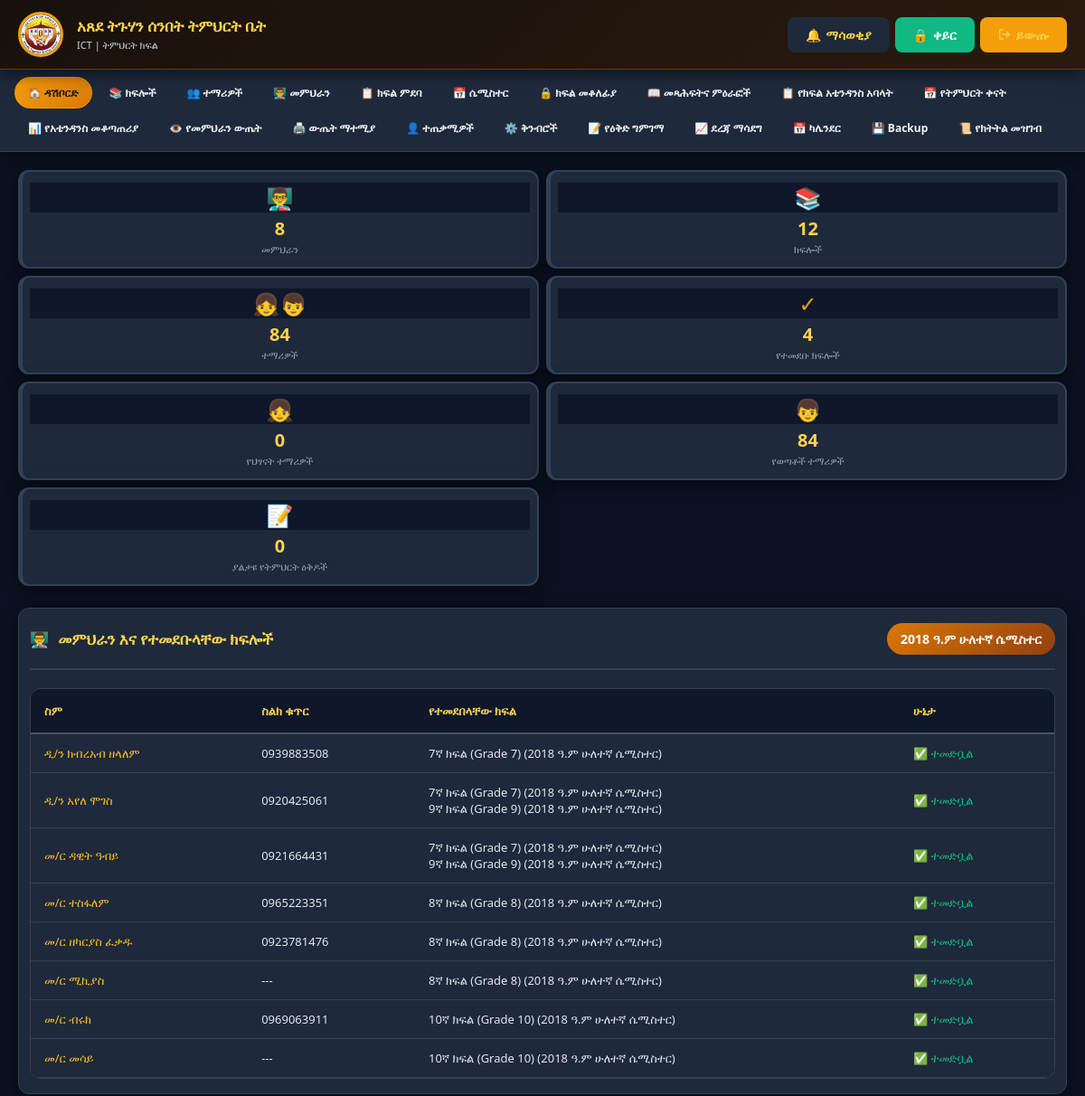
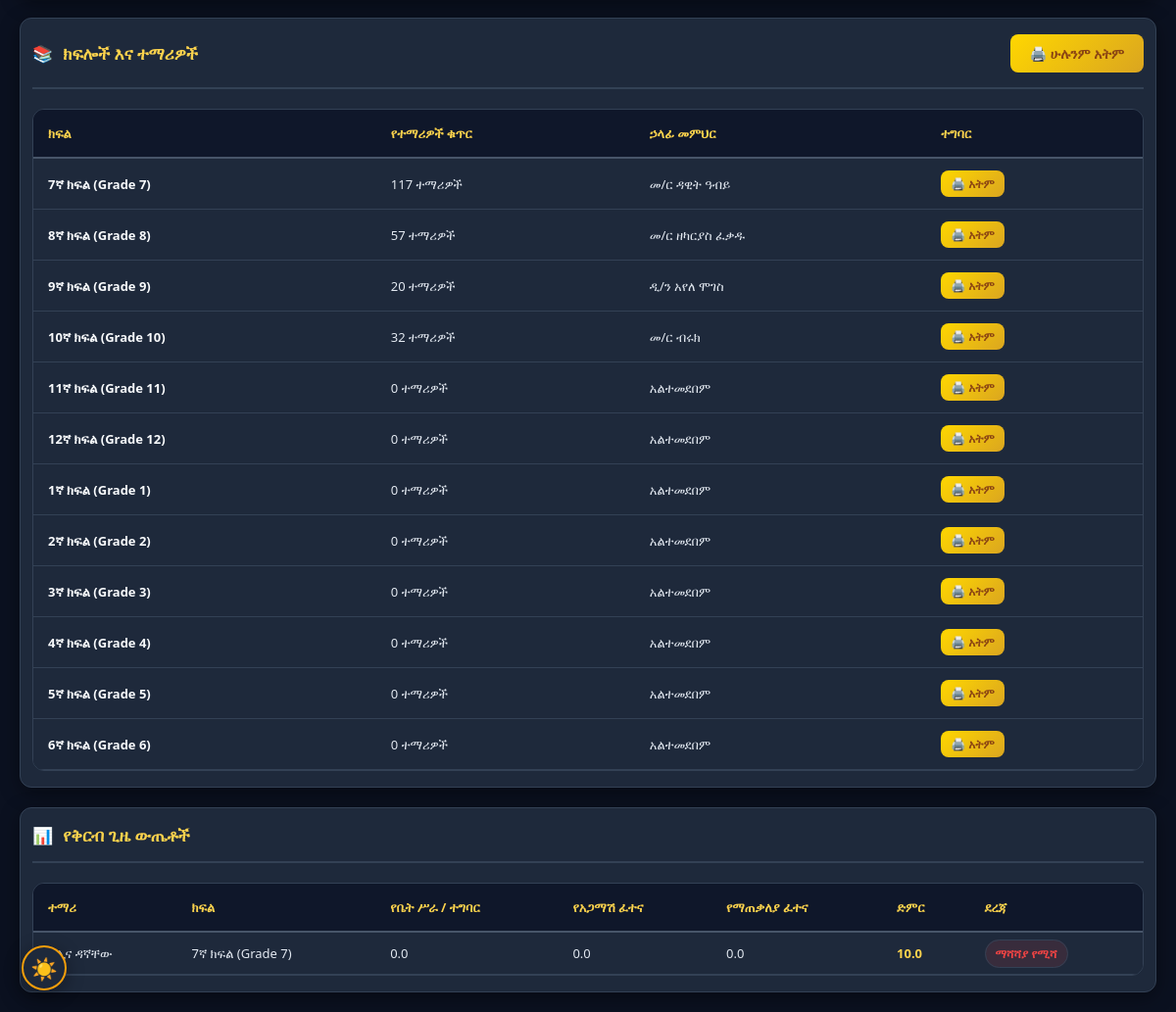
Page /dashboard_admin.php (signed in) on the earlier database version (2 pictures, top to bottom).
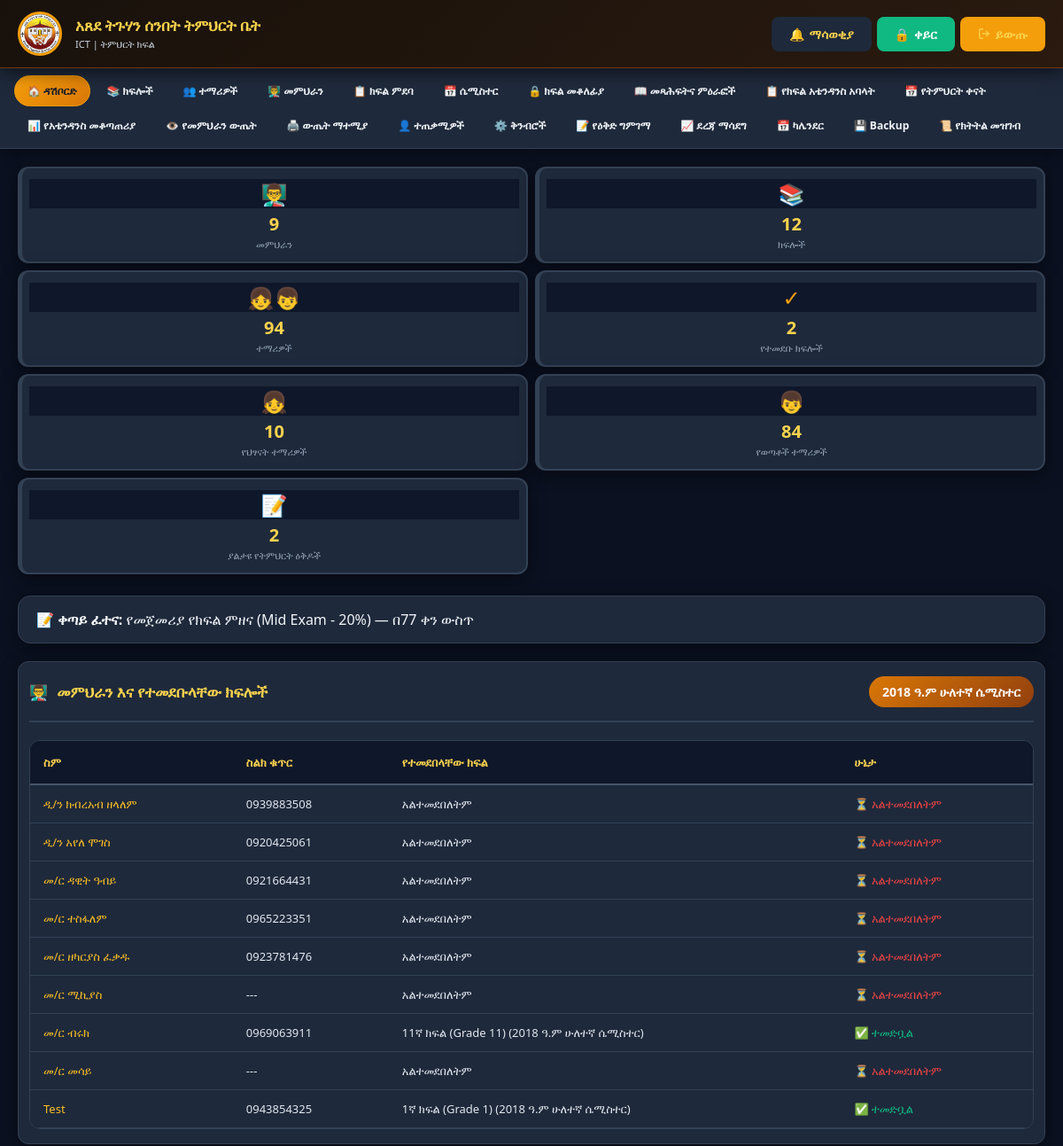
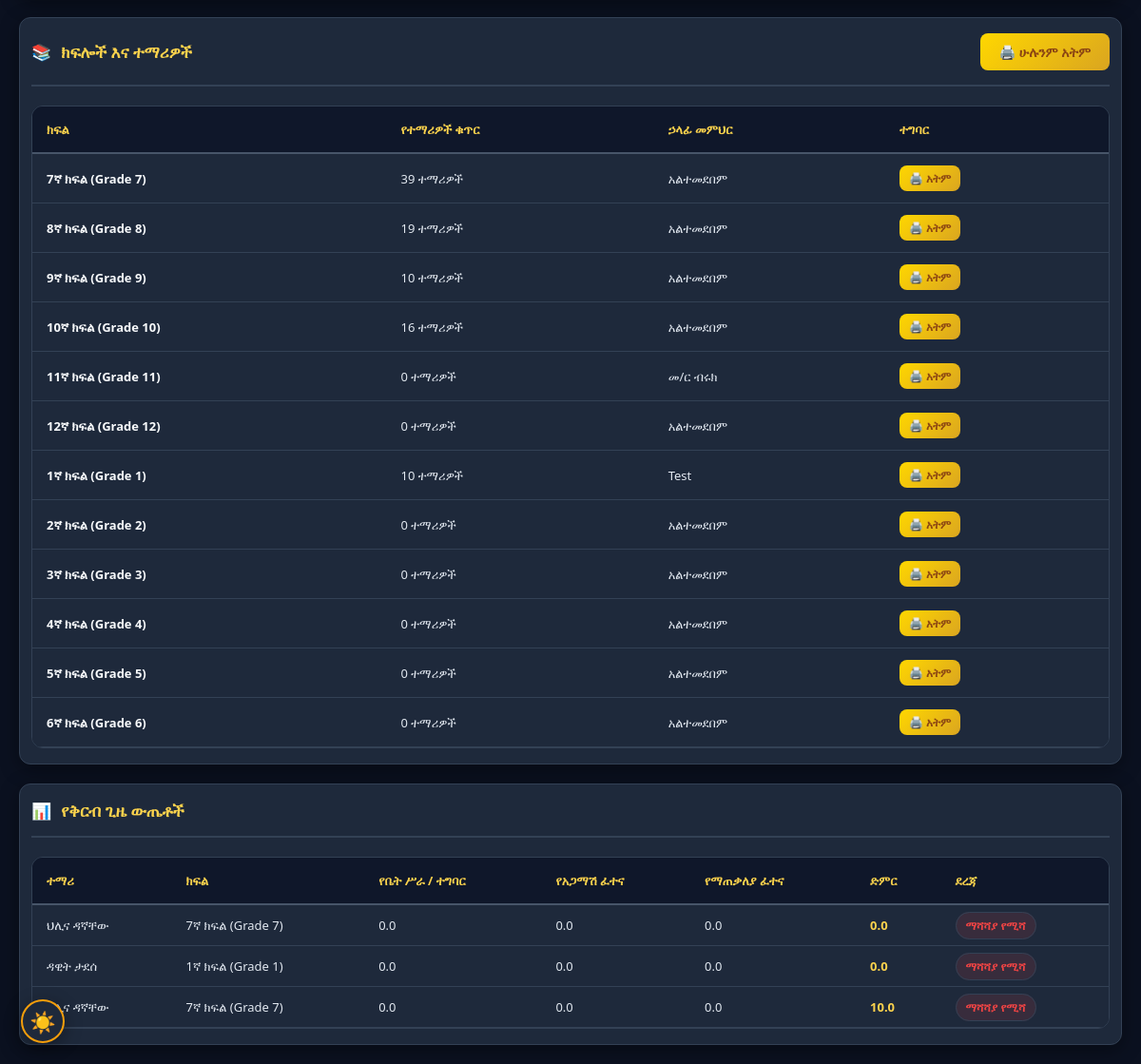
Same page on the later database version (2 pictures, top to bottom).
### tables this page shows
CREATE TABLE `users` (
  `id` int(11) NOT NULL,
  `name` varchar(100) NOT NULL,
  `username` varchar(50) NOT NULL,
  `phone` varchar(20) DEFAULT NULL,
  `photo` varchar(255) DEFAULT NULL,
  `role` enum('admin','teacher','attendance_submitter') NOT NULL DEFAULT 'teacher',
  `status` enum('active','inactive') NOT NULL DEFAULT 'active',
  `password` varchar(255) NOT NULL,
  `first_login` tinyint(1) DEFAULT 1,
  `dark_mode` tinyint(1) DEFAULT 0,
  `created_at` timestamp NOT NULL DEFAULT current_timestamp(),
  `can_edit_marks` tinyint(1) DEFAULT 1,
  `can_edit_attendance` tinyint(1) DEFAULT 0
);

CREATE TABLE `classes` (
  `id` int(11) NOT NULL,
  `grade_id` int(11) DEFAULT NULL,
  `name` varchar(50) NOT NULL,
  `description` text DEFAULT NULL,
  `created_at` timestamp NOT NULL DEFAULT current_timestamp()
);

CREATE TABLE `marks` (
  `id` int(11) NOT NULL,
  `student_id` int(11) NOT NULL,
  `class_id` int(11) NOT NULL,
  `teacher_id` int(11) NOT NULL,
  `semester_id` int(11) NOT NULL,
  `assignment` decimal(5,2) DEFAULT 0.00,
  `participation` decimal(5,2) DEFAULT 0.00,
  `attendance` decimal(5,2) DEFAULT 0.00,
  `mid` decimal(5,2) DEFAULT 0.00,
  `final` decimal(5,2) DEFAULT 0.00,
  `total` decimal(5,2) DEFAULT 0.00,
  `entered_date` timestamp NOT NULL DEFAULT current_timestamp(),
  `last_updated` timestamp NOT NULL DEFAULT current_timestamp() ON UPDATE current_timestamp(),
  `local_uuid` varchar(36) DEFAULT NULL,
  `is_deleted` tinyint(1) NOT NULL DEFAULT 0
);

CREATE TABLE `students` (
  `id` int(11) NOT NULL,
  `name` varchar(100) NOT NULL,
  `class_id` int(11) NOT NULL,
  `parent_phone` varchar(20) DEFAULT NULL,
  `enrollment_date` date DEFAULT curdate(),
  `created_at` timestamp NOT NULL DEFAULT current_timestamp(),
  `current_grade` int(11) DEFAULT NULL,
  `academic_year` int(11) DEFAULT NULL,
  `promotion_status` enum('promoted','repeated','new') DEFAULT 'new',
  `needs_pin_reset` tinyint(1) DEFAULT 0,
  `student_portal_enabled` tinyint(1) DEFAULT 1,
  `local_uuid` varchar(36) DEFAULT NULL,
  `updated_at` timestamp NOT NULL DEFAULT current_timestamp() ON UPDATE current_timestamp(),
  `is_deleted` tinyint(1) NOT NULL DEFAULT 0
);

CREATE TABLE `calendar_events` (
  `id` int(11) NOT NULL,
  `title` varchar(200) NOT NULL,
  `description` text DEFAULT NULL,
  `event_type` enum('teaching','exam','revision','holiday','church','meeting','assessment','announcement','important') NOT NULL DEFAULT 'announcement',
  `event_date` date NOT NULL COMMENT 'Gregorian date stored; Ethiopian date is derived for display via db.php gregorianToEthiopian()',
  `ethiopian_year` int(11) DEFAULT NULL,
  `ethiopian_month` tinyint(4) DEFAULT NULL,
  `ethiopian_day` tinyint(4) DEFAULT NULL,
  `priority` enum('low','normal','high') NOT NULL DEFAULT 'normal',
  `reminder_days_before` varchar(50) DEFAULT NULL COMMENT 'CSV of days, e.g. "14,7,3,1,0"',
  `created_by` int(11) NOT NULL,
  `created_at` timestamp NOT NULL DEFAULT current_timestamp(),
  `updated_at` timestamp NOT NULL DEFAULT current_timestamp() ON UPDATE current_timestamp(),
  `is_deleted` tinyint(1) NOT NULL DEFAULT 0
);

### db.php (called while the page is built, shortened)
<?php
function dbQuery($conn, $sql, $types = "", $params = []) {
    if (empty($params)) {
        return mysqli_query($conn, $sql);
    }
    $stmt = mysqli_prepare($conn, $sql);
    if (!empty($types) && !empty($params)) {
        mysqli_stmt_bind_param($stmt, $types, ...$params);
    }
    mysqli_stmt_execute($stmt);
    $result = mysqli_stmt_get_result($stmt);
    return $result;
}
function dbFetchOne($conn, $sql, $types = "", $params = []) {
    $result = dbQuery($conn, $sql, $types, $params);
    if (!$result || mysqli_num_rows($result) === 0) return null;
    return mysqli_fetch_assoc($result);
}
function getCurrentSemester($conn) {
    return dbFetchOne($conn, "SELECT * FROM semesters WHERE status = 'active' LIMIT 1");
}
function formatMark($mark) {
    return number_format((float)$mark, 1, '.', '');
}
function getGradeStatus($total) {
    $total = floatval($total);
    return 'ማሻሻያ የሚሻ';
}
function getGradeColor($total) {
    $total = floatval($total);
    return '#EF4444';
}
?>

### dashboard_admin.php (the view, shortened to what the changed rows need)
<?php
require_once 'db.php';
$current_semester = getCurrentSemester($conn);
$semester_id = $current_semester ? intval($current_semester['id']) : 0;
$stats_query = "SELECT
    (SELECT COUNT(*) FROM users WHERE role = 'teacher' AND (status = 'active' OR status IS NULL)) as total_teachers,
    (SELECT COUNT(*) FROM classes) as total_classes,
    (SELECT COUNT(*) FROM students WHERE (is_deleted = 0 OR is_deleted IS NULL)) as total_students";
if ($semester_id > 0) {
    $stats_query .= ", (SELECT COUNT(DISTINCT class_id) FROM teacher_class WHERE semester_id = $semester_id) as assigned_classes";
} else {
    $stats_query .= ", 0 as assigned_classes";
}
$stats_result = mysqli_query($conn, $stats_query);
$stats = $stats_result ? mysqli_fetch_assoc($stats_result) : ['total_teachers' => 0, 'total_classes' => 0, 'total_students' => 0, 'assigned_classes' => 0];
$children_students = 0; $youth_students = 0; $pending_plans = 0; $next_exam = null;
$divisionsExist = @mysqli_query($conn, "SHOW TABLES LIKE 'divisions'");
if ($divisionsExist && mysqli_num_rows($divisionsExist) > 0) {
    $row = dbFetchOne($conn, "SELECT COUNT(*) as cnt FROM students s JOIN classes c ON s.class_id = c.id JOIN grades g ON c.grade_id = g.id JOIN divisions d ON g.division_id = d.id WHERE d.code = 'CHILDREN' AND (s.is_deleted = 0 OR s.is_deleted IS NULL)");
    $children_students = $row ? (int)$row['cnt'] : 0;
    $row = dbFetchOne($conn, "SELECT COUNT(*) as cnt FROM students s JOIN classes c ON s.class_id = c.id JOIN grades g ON c.grade_id = g.id JOIN divisions d ON g.division_id = d.id WHERE d.code = 'YOUTH' AND (s.is_deleted = 0 OR s.is_deleted IS NULL)");
    $youth_students = $row ? (int)$row['cnt'] : 0;
    $row = dbFetchOne($conn, "SELECT id, title, event_date FROM calendar_events WHERE event_type = 'exam' AND is_deleted = 0 AND event_date >= CURDATE() ORDER BY event_date ASC LIMIT 1");
    $next_exam = $row;
}
$plansExist = @mysqli_query($conn, "SHOW TABLES LIKE 'lesson_plans'");
if ($plansExist && mysqli_num_rows($plansExist) > 0) {
    $row = dbFetchOne($conn, "SELECT COUNT(*) as cnt FROM lesson_plans WHERE status = 'submitted' AND is_deleted = 0");
    $pending_plans = $row ? (int)$row['cnt'] : 0;
}
$teachers_query = "SELECT u.*,
                   IFNULL(GROUP_CONCAT(CONCAT(c.name, ' (', s.name, ')') SEPARATOR '<br>'), 'አልተመደበለትም') as classes
                   FROM users u
                   LEFT JOIN teacher_class tc ON u.id = tc.teacher_id " .
                   ($semester_id > 0 ? " AND tc.semester_id = $semester_id" : "") . "
                   LEFT JOIN classes c ON tc.class_id = c.id
                   LEFT JOIN semesters s ON tc.semester_id = s.id
                   WHERE u.role = 'teacher'
                   GROUP BY u.id";
$teachers = mysqli_query($conn, $teachers_query);
$classes_query = "SELECT c.*, COUNT(s.id) as student_count,
                  tc.teacher_id, u.name as teacher_name
                  FROM classes c
                  LEFT JOIN students s ON c.id = s.class_id AND (s.is_deleted = 0 OR s.is_deleted IS NULL)
                  LEFT JOIN teacher_class tc ON c.id = tc.class_id " .
                  ($semester_id > 0 ? " AND tc.semester_id = $semester_id" : "") . "
                  LEFT JOIN users u ON tc.teacher_id = u.id
                  GROUP BY c.id";
$classes = mysqli_query($conn, $classes_query);
$recent_marks = null;
if ($semester_id > 0) {
    $marks_query = "SELECT s.name as student_name, c.name as class_name,
                    m.assignment, m.participation, m.attendance, m.mid, m.final, m.total
                    FROM marks m
                    JOIN students s ON m.student_id = s.id
                    JOIN classes c ON m.class_id = c.id
                    WHERE m.semester_id = ? AND (s.is_deleted = 0 OR s.is_deleted IS NULL)
                    ORDER BY m.last_updated DESC LIMIT 10";
    $recent_marks = dbQuery($conn, $marks_query, "i", [$semester_id]);
}
$nav_active = 'dashboard_admin';
?>
<!DOCTYPE html>
<html lang="en">
<head>
    <?php include 'pwa_head.php'; ?>
</head>
<body>
    <?php include 'mobile_nav.php'; ?>
    <div class="main-container">
        <div class="stats-grid">
            <div class="stat-card">
                <div class="stat-icon">👨‍🏫</div>
                <div class="stat-value"><?php echo $stats['total_teachers']; ?></div>
                <div class="stat-label">መምህራን</div>
            </div>
            <div class="stat-card">
            </div>
            <div class="stat-card">
                <div class="stat-icon">👧👦</div>
                <div class="stat-value"><?php echo $stats['total_students']; ?></div>
                <div class="stat-label">ተማሪዎች</div>
            </div>
            <div class="stat-card">
                <div class="stat-icon">✓</div>
                <div class="stat-value"><?php echo $stats['assigned_classes']; ?></div>
                <div class="stat-label">የተመደቡ ክፍሎች</div>
            </div>
            <?php if ($divisionsExist && mysqli_num_rows($divisionsExist) > 0): ?>
            <div class="stat-card">
                <div class="stat-icon">👧</div>
                <div class="stat-value"><?php echo $children_students; ?></div>
                <div class="stat-label">የህፃናት ተማሪዎች</div>
            </div>
            <div class="stat-card">
                <div class="stat-icon">👦</div>
                <div class="stat-value"><?php echo $youth_students; ?></div>
                <div class="stat-label">የወጣቶች ተማሪዎች</div>
            </div>
            <?php endif; ?>
            <?php if ($plansExist && mysqli_num_rows($plansExist) > 0): ?>
            <div class="stat-card">
                <div class="stat-icon">📝</div>
                <div class="stat-value"><?php echo $pending_plans; ?></div>
                <div class="stat-label">ያልታዩ የትምህርት ዕቅዶች</div>
            </div>
            <?php endif; ?>
        </div>
        <?php if ($next_exam): ?>
        <div class="section exam-notice-banner" style="border-radius:14px; padding:15px 20px; margin-bottom:20px;">
            <strong>📝 ቀጣይ ፈተና:</strong> <?php echo htmlspecialchars($next_exam['title']); ?>
            — <?php $d = (new DateTime('today'))->diff(new DateTime($next_exam['event_date']))->days; ?>
            በ<?php echo $d; ?> ቀን ውስጥ
        </div>
        <?php endif; ?>
        <div class="section">
            <div class="section-header">
                <h2><span>👨‍🏫</span> መምህራን እና የተመደቡላቸው ክፍሎች</h2>
            </div>
            <div class="table-responsive">
                <table>
                    <thead>
                        <tr>
                            <th>ስም</th>
                            <th>ስልክ ቁጥር</th>
                            <th>የተመደበላቸው ክፍል</th>
                            <th>ሁኔታ</th>
                        </tr>
                    </thead>
                    <tbody>
                        <?php if($teachers && mysqli_num_rows($teachers) > 0): ?>
                            <?php while($teacher = mysqli_fetch_assoc($teachers)): ?>
                            <tr>
                                <td class="teacher-class"><?php echo htmlspecialchars($teacher['name']); ?></td>
                                <td><?php echo htmlspecialchars($teacher['phone'] ?: '---'); ?></td>
                                <td><?php echo $teacher['classes']; ?></td>
                                <td>
                                    <?php if($teacher['classes'] != 'አልተመደበለትም'): ?>
                                    <span style="color: var(--success-green);">✅ ተመድቧል</span>
                                    <?php else: ?>
                                    <span style="color: var(--error-red);">⏳ አልተመደበለትም</span>
                                    <?php endif; ?>
                                </td>
                            </tr>
                            <?php endwhile; ?>
                        <?php endif; ?>
                    </tbody>
                </table>
            </div>
        </div>
        <div class="section">
            <div class="section-header">
                <h2><span>📚</span> ክፍሎች እና ተማሪዎች</h2>
            </div>
            <div class="table-responsive">
                <table>
                    <thead>
                        <tr>
                            <th>ክፍል</th>
                            <th>የተማሪዎች ቁጥር</th>
                            <th>ኃላፊ መምህር</th>
                            <th>ተግባር</th>
                        </tr>
                    </thead>
                    <tbody>
                        <?php if($classes && mysqli_num_rows($classes) > 0): ?>
                            <?php while($class = mysqli_fetch_assoc($classes)): ?>
                            <tr>
                                <td><strong><?php echo htmlspecialchars($class['name']); ?></strong></td>
                                <td><?php echo $class['student_count']; ?> ተማሪዎች</td>
                                <td><?php echo htmlspecialchars($class['teacher_name'] ?: 'አልተመደበም'); ?></td>
                                <td>
                                    <a href="print_results.php?class_id=<?php echo $class['id']; ?>"
                                       class="btn-primary" style="padding: 5px 10px; font-size: 12px;">
                                       🖨️ አትም
                                    </a>
                                </td>
                            </tr>
                            <?php endwhile; ?>
                        <?php endif; ?>
                    </tbody>
                </table>
            </div>
        </div>
        <?php if($current_semester && $recent_marks && mysqli_num_rows($recent_marks) > 0): ?>
        <div class="section">
            <div class="section-header">
                <h2><span>📊</span> የቅርብ ጊዜ ውጤቶች</h2>
            </div>
            <div class="table-responsive">
                <table class="marks-table">
                    <thead>
                        <tr>
                            <th>ተማሪ</th>
                            <th>ክፍል</th>
                            <th>የቤት ሥራ / ተግባር</th>
                            <th>የአጋማሽ ፈተና</th>
                            <th>የማጠቃለያ ፈተና</th>
                            <th>ድምር</th>
                            <th>ደረጃ</th>
                        </tr>
                    </thead>
                    <tbody>
                        <?php while($mark = mysqli_fetch_assoc($recent_marks)): ?>
                        <tr>
                            <td><?php echo htmlspecialchars($mark['student_name']); ?></td>
                            <td><?php echo htmlspecialchars($mark['class_name']); ?></td>
                            <td><?php echo formatMark($mark['assignment']); ?></td>
                            <td><?php echo formatMark($mark['mid']); ?></td>
                            <td><?php echo formatMark($mark['final']); ?></td>
                            <td class="total"><?php echo formatMark($mark['total']); ?></td>
                            <td>
                                <span class="grade-badge" style="background: <?php echo getGradeColor($mark['total']); ?>20; color: <?php echo getGradeColor($mark['total']); ?>;">
                                    <?php echo getGradeStatus($mark['total']); ?>
                                </span>
                            </td>
                        </tr>
                        <?php endwhile; ?>
                    </tbody>
                </table>
            </div>
        </div>
        <?php endif; ?>
    </div>
</body>
</html>

### mobile_nav.php (shortened to what the changed rows need)
<?php
$nav_active = $nav_active ?? '';
$nav_items = [];
?>
<header class="site-header">
  <div class="header-content">
    <div class="logo-area">
      <div class="site-title">
        <h1>አጸደ ትጉሃን ሰንበት ትምህርት ቤት</h1>
      </div>
    </div>
  </div>
</header>
<?php if (!empty($nav_items)): ?>
<nav class="site-nav" id="site-nav">
  <div class="nav-inner">
    <div class="nav-links-desktop">
      <?php foreach ($nav_items as $item): ?>
      <a href="<?php echo $item['url']; ?>"
         class="nav-link<?php echo ($nav_active === $item['key']) ? ' active' : ''; ?>">
        <?php echo $item['icon']; ?> <?php echo $item['label']; ?>
      </a>
      <?php endforeach; ?>
    </div>
  </div>
</nav>
<?php endif; ?>

Differences in the rows shown:
added calendar_events: title "የመጀመሪያ የክፍል ምዘና (Mid Exam - 20%)", event_date "77"
changed users "ዲ/ን ክብረአብ ዘላለም": classes "7ኛ ክፍል (Grade 7) (2018 ዓ.ም ሁለተኛ ሴሚስተር)" → "አልተመደበለትም"; text "✅ ተመድቧል" → "⏳ አልተመደበለትም"
changed users "ዲ/ን አየለ ሞገስ": classes "7ኛ ክፍል (Grade 7) (2018 ዓ.ም ሁለተኛ ሴሚስተር) 9ኛ ክፍል (Grade 9) (2018 ዓ.ም ሁለተኛ ሴሚስተር)" → "አልተመደበለትም"; text "✅ ተመድቧል" → "⏳ አልተመደበለትም"
computed for users "መ/ር ዳዊት ዓብይ": classes "7ኛ ክፍል (Grade 7) (2018 ዓ.ም ሁለተኛ ሴሚስተር) 9ኛ ክፍል (Grade 9) (2018 ዓ.ም ሁለተኛ ሴሚስተር)" → "አልተመደበለትም"; text "✅ ተመድቧል" → "⏳ አልተመደበለትም"
computed for users "መ/ር ተስፋለም": classes "8ኛ ክፍል (Grade 8) (2018 ዓ.ም ሁለተኛ ሴሚስተር)" → "አልተመደበለትም"; text "✅ ተመድቧል" → "⏳ አልተመደበለትም"
computed for users "መ/ር ዘካርያስ ፈቃዱ": classes "8ኛ ክፍል (Grade 8) (2018 ዓ.ም ሁለተኛ ሴሚስተር)" → "አልተመደበለትም"; text "✅ ተመድቧል" → "⏳ አልተመደበለትም"
computed for users "መ/ር ሚኪያስ": classes "8ኛ ክፍል (Grade 8) (2018 ዓ.ም ሁለተኛ ሴሚስተር)" → "አልተመደበለትም"; text "✅ ተመድቧል" → "⏳ አልተመደበለትም"
changed users "መ/ር ብሩክ": classes "10ኛ ክፍል (Grade 10) (2018 ዓ.ም ሁለተኛ ሴሚስተር)" → "11ኛ ክፍል (Grade 11) (2018 ዓ.ም ሁለተኛ ሴሚስተር)"
computed for users "መ/ር መሳይ": classes "10ኛ ክፍል (Grade 10) (2018 ዓ.ም ሁለተኛ ሴሚስተር)" → "አልተመደበለትም"; text "✅ ተመድቧል" → "⏳ አልተመደበለትም"
added users: name "Test", phone "0943854325", classes "1ኛ ክፍል (Grade 1) (2018 ዓ.ም ሁለተኛ ሴሚስተር)", shows "✅ ተመድቧል"
computed for classes "7ኛ ክፍል (Grade 7)": student_count "117" → "39"; teacher_name "መ/ር ዳዊት ዓብይ" → "አልተመደበም"
computed for classes "8ኛ ክፍል (Grade 8)": student_count "57" → "19"; teacher_name "መ/ር ዘካርያስ ፈቃዱ" → "አልተመደበም"
computed for classes "9ኛ ክፍል (Grade 9)": student_count "20" → "10"; teacher_name "ዲ/ን አየለ ሞገስ" → "አልተመደበም"
computed for classes "10ኛ ክፍል (Grade 10)": student_count "32" → "16"; teacher_name "መ/ር ብሩክ" → "አልተመደበም"
computed for classes "11ኛ ክፍል (Grade 11)": teacher_name "አልተመደበም" → "መ/ር ብሩክ"
computed for classes "1ኛ ክፍል (Grade 1)": student_count "0" → "10"; teacher_name "አልተመደበም" → "Test"
added marks: student.name "ህሊና ዳኛቸው", class.name "7ኛ ክፍል (Grade 7)", assignment "0.0", mid "0.0", final "0.0", total "0.0", total "ማሻሻያ የሚሻ"
added marks: student.name "ዳዊት ታደሰ", class.name "1ኛ ክፍል (Grade 1)", assignment "0.0", mid "0.0", final "0.0", total "0.0", total "ማሻሻያ የሚሻ"
Other differences:
$stats['total_teachers']: "8" → "9"
$stats['total_students']: "84" → "94"
$stats['assigned_classes']: "4" → "2"
$children_students: "0" → "10"
$pending_plans: "0" → "2"
text now shown: "📝 ቀጣይ ፈተና: — በ ቀን ውስጥ"
